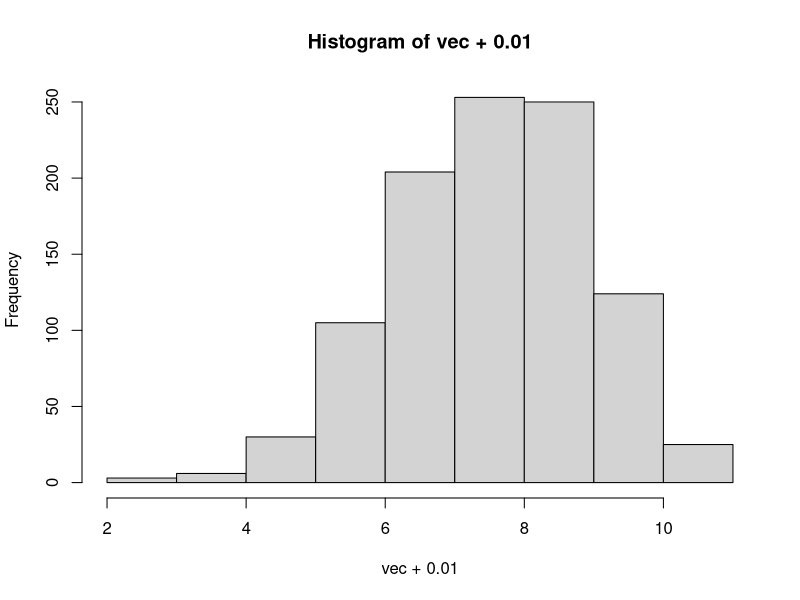
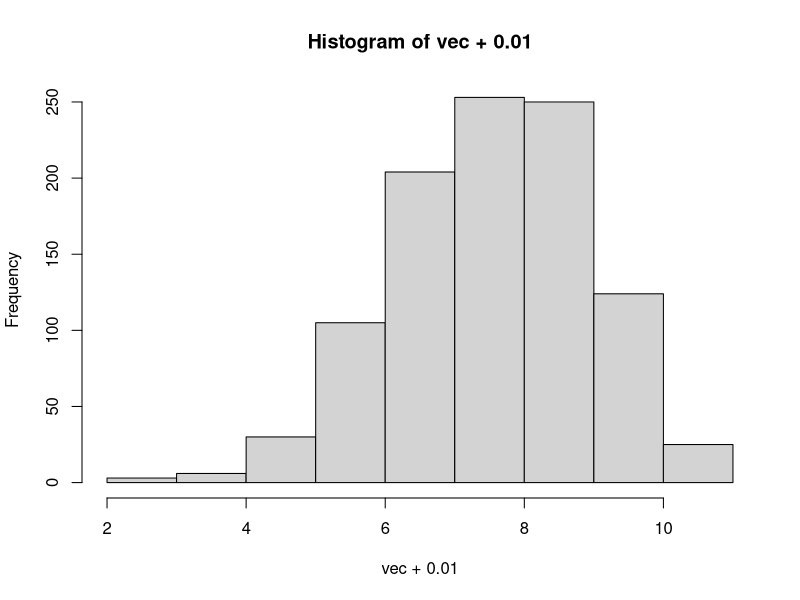
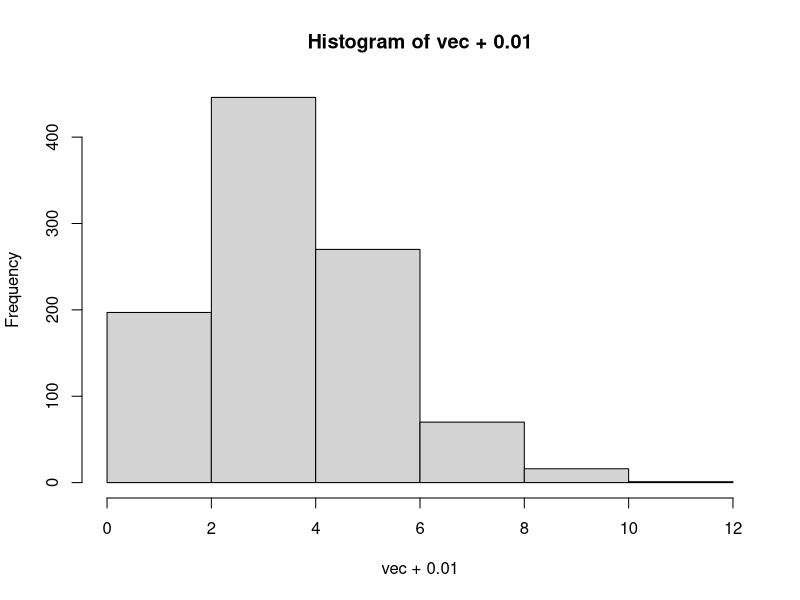
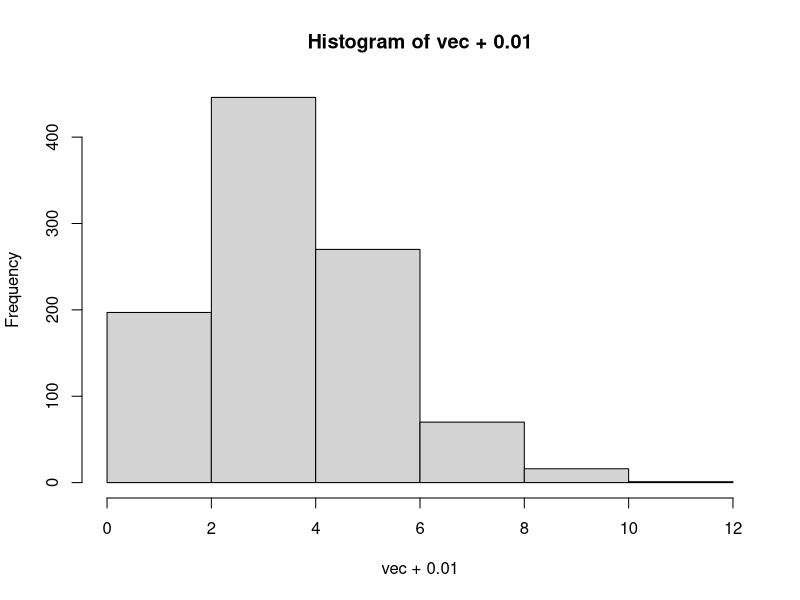
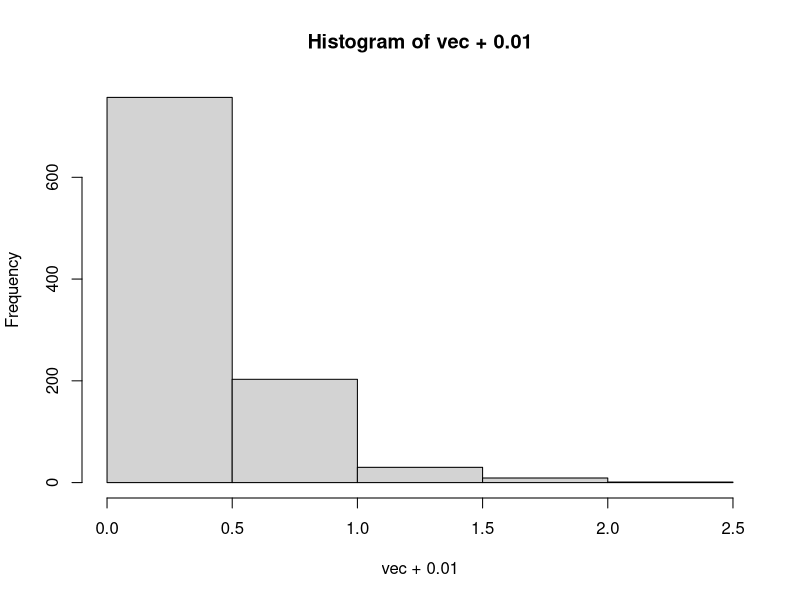
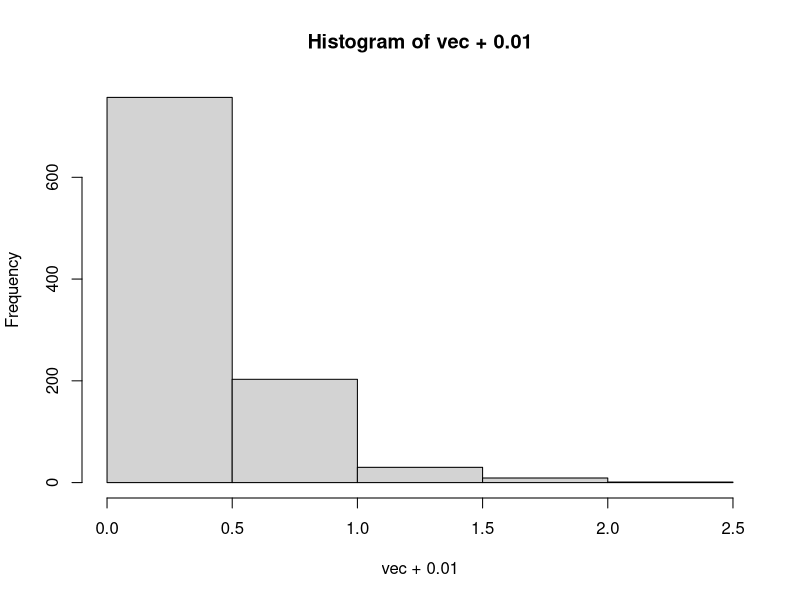
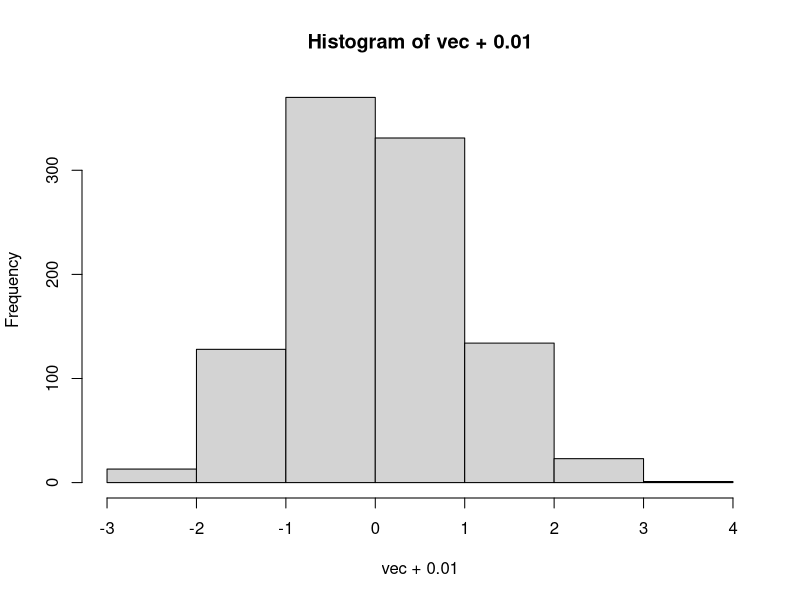
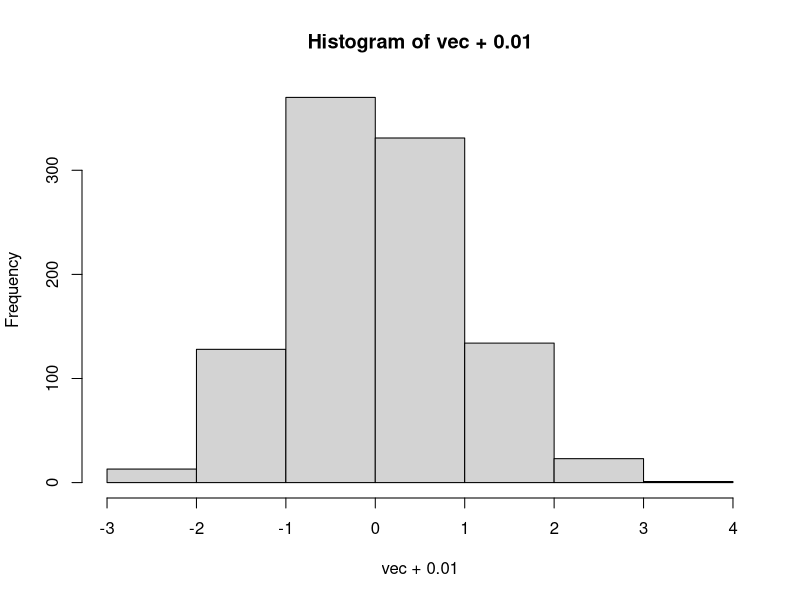

Reproduce these figures in R, in order. (Note: this script raises an error after producing the figures.)
# GRUPA 244

# Donici Alexandra-Maria
# Muscalu Elena-Claudia


#Problema 1

# 1. Generarea a 1000 de realizari independente 

b <- rbinom(1000,size=10,p=0.7)
p <- rpois(1000, lambda=3)
e <- rexp(1000,3)
n <- rnorm(1000, mean=0, sd=1)

#varianta esantionului
variance <- function(vec)
{
  range(vec)
  counts <- hist(vec + .01, breaks = 7)$counts
  fx <- counts / (sum(counts))
  x <- c(min(vec): max(vec))
  exp <- sum(x * fx)  #media
  exp.square <- sum(x^2 * fx) 
  var <- exp.square - (exp)^2 ; var #varianta
}

#media esantionului
mean <- function(vec)
{
  range(vec)
  counts <- hist(vec + .01, breaks = 7)$counts
  fx <- counts / (sum(counts))
  x <- c(min(vec): max(vec)) 
  exp <- sum(x * fx) ; exp 
}

#media si varianta repartitiei binomiale
mean(b)
variance(b)

#media si varianta repartitiei Poisson
mean(p)
variance(p)


#media si varianta repartitiei exponentiale
mean(e)
variance(e)

#media si varianta repartitiei uniforme
mean(n)
variance(n)

###############################################################

# 2. Functiile de MASA si de DENSITATE

fct2 <- function(a,b,n,p)
{
  lambda = n*p
  db <- dbinom(a:b, size = n, prob =p)
  dp <- dpois(a:b, lambda)
  de <- dexp(a:b,lambda)
  dn <- dnorm(a:b, mean=n, sd=p)
  plot(c(a:b,a:b,a:b,a:b), c(db,dp,de,dn),type="n", ylim=c(0, 0.5), main="Functia de masa")
  
  points((a:b)+.15, de, type = "h",
         col ="orange", lwd = 8)
  points((a:b)-.15, db, type = "h",
         col ="blue", lwd = 8)
  points((a:b)+.15, dp, type = "h",
         col ="red", lwd = 8)
  
  points((a:b)+.15, dn, type = "h",
         col ="black", lwd = 8)
  legend(b-b/2, 0.5, legend = c(paste0("Binomiala(",n,",",p,")"),paste0("Poisson(",lambda,")"), paste0("Normala(",lambda,")"),paste0("Binomiala(",n,",",p,")")), fill = c("blue", "red", "orange", "black"), bg="white", bty = "n")
}

fct2(0,20,20,0.5)
fct2(0,7,10,0.1)
fct2(0,7,15,0.3)
fct2(0,7,8,0.8)
fct2(0,10,5,1)

######################################################################################
# 3. Functiile de repartitie
fct3 <- function(a,b,n,p)
{
  lambda = n*p
  db <- pbinom(a:b, size = n, prob =p)
  dp <- ppois(a:b, lambda)
  de <- pexp(a:b,lambda)
  dn <- pnorm(a:b, mean=n, sd=p)
  plot(c(a:b,a:b,a:b,a:b), c(db,dp,de,dn),type="n", ylim=c(0, 2.5), main="Functia de repartitie")
  
  points((a:b)+.15, de, type = "h",
         col ="orange", lwd = 8)
  points((a:b)-.15, db, type = "h",
         col ="blue", lwd = 8)
  points((a:b)+.15, dp, type = "h",
         col ="red", lwd = 8)
  
  points((a:b)+.15, dn, type = "h",
         col ="black", lwd = 8)
  legend(b-b/2, 2.5, legend = c(paste0("Binomiala(",n,",",p,")"),paste0("Poisson(",lambda,")"), paste0("Normala(",lambda,")"),paste0("Binomiala(",n,",",p,")")), fill = c("blue", "red", "orange", "black"), bg="white", bty = "n")
}

fct3(0,20,20,0.5)
fct3(0,7,10,0.1)
fct3(0,7,15,0.3)
fct3(0,7,8,0.8)
fct3(0,10,5,1)

###################################################################################

# 4. Tabel - aproximari functie binomiala

tabel4 = function(n,p,a,b)
{
  lambda = n*p
  x = matrix(numeric((b-a+1)*6),ncol=6,
             
             dimnames = list(a:b, c("k","Binomiala","Poisson","Normala","Normala Corectie", "Camp-Paulson")))
  
  for(k in a:b)
    x[k][1] = k
  
  
  
  x[,2] = pbinom(a:b,n,p)
  x[,3] = ppois(a:b,lambda)
  
  
  
  for( k in a:b)
  {
    ab <- (k-n*p)/sqrt(n*p*(1-p))
    ac <- (k+0.5-n*p)/sqrt(n*p*(1-p))
    x[k,4] = pnorm(ab,0,1)
    x[k,5] = pnorm(ac,0,1)
  }
  
  
  
  for(k in a:b)
  {
    a1 = 1/(9*(n-k))
    b1 = 1/(9*(k+1))
    r = ((k+1)*(1-p))/(p*(n-k))
    c = (1-b1)*r^(1/3)
    miu = 1-a1
    sigma = sqrt(a1+ (b1*r^(2/3)))
    ad <- (c-miu)/sigma
    x[k,6] = pnorm(ad)
    
  }
  
  error = max(abs(x[,6]))
  return(list(x = as.data.frame(x), error = error, param = c(n, p, lambda)))
}

#apeluri pentru n apartine {25,50, 100} si p apartine {0.05, 0.1} si k apartine [a,b]
tabel4(25,0.05,1,10)
tabel4(25,0.1,1,10)
tabel4(50,0.05,1,10)
tabel4(50,0.1,1,10)
tabel4(100,0.05,1,10)
tabel4(100,0.1,1,10)


#####################################################################
#Problema 2

# a) functia fgam

fgam <- function(a)
{
  f2 <- function(x)
  {
    x^(a-1)*exp(-x)
  }
  if(a<=0)
    return(-1)
  
  if(a==1)
    return(1)
  if(a==1/2)
    return(sqrt(pi))
  
  if(is.integer(a)==TRUE && a>0)
    return(factorial(a-1))
  
  if(a>1)
    return((a-1)*fgam(a-1))
  
  return (integrate(f2,0,Inf))
  
}
##############################################################

# b) functia fbet
fbet <- function(a,b)
{
  if(a+b==1 && a>0 && b>0)
    return(pi/sin(a*pi))
  return((fgam(a)*fgam(b))/fgam(a+b))
  
}
#################################################################

fGamma <- function(x,a,b)
{
  if(x>0 && (a>0 && b>0))
    fG=1/(b^a*fgam(a))*x^(a-1)*(exp(1))^(-x/b)
  return (fG)
}

fBeta <-  function(x,a,b)
{
  #densitatea pentru Y ~ Beta
  if((a>0 && b>0) && (x<1 && x>0))
    fB= 1/(fbet(a,b))*x^(a-1)*(1-x)^(b-1)
  return (fB)
  
}



FGamma1 <- function(x,miu,lambda)
{
  f <- function(u)
  {
    u^(miu-1)*exp((-1)*lambda*u)
  }
  z <- integrate(f,0,x)
  y <- ((lambda^miu) / fgam(miu))*z$value
  if(x>0)
    return (y)
  if(x<=0)
    return (0)
}

FBeta1 <- function(x, alfa, beta)
{
  if(x<=0)
    return (0)
  
  if(x>=1)
    return (1)
  
  f <- function(u)
  {
    u^(alfa-1)*(1-u)^(beta-1)
  }
  
  z <- integrate(f,0,x)
  y <- fgam(alfa+beta)/(fgam(alfa)*fgam(beta))*z$value
  return (y)
}
#### 1) P(X < 3)

fprobgamma1 <- function(a,b)
{
  return (FGamma1(3,a,b))
}

### apel pentru 3 seturi de valori
fprobgamma1(2,1)
fprobgamma1(3,2)
fprobgamma1(4,1)

####


#### 2) P(2 < X < 5)
fprobgamma2 <- function(a,b)
{
  return (FGamma1(5,a,b)-FGamma1(3,a,b))
}

fprobgamma2(2,1)
fprobgamma2(3,2)
fprobgamma2(3,1)

### 3) P(3 < X < 4| X>2)
fprobgamma3 <- function(a,b)
{
  m=FGamma1(4,a,b)-FGamma1(3,a,b)
  n= 1-FGamma1(2,a,b)
  return (m/n)
}

fprobgamma3(2,1)
fprobgamma3(3,2)
fprobgamma3(3,1)


#### 4) P(Y > 2)
fprobbeta4 <- function(a,b)
{
  return (1-FBeta1(2,a,b))
}

fprobbeta4(2,1)
fprobbeta4(3,2)
fprobbeta4(3,1)


#### 5) P(4 < X < 6)
fprobgamma5 <- function(a,b)
{
  return (FGamma1(6,a,b)-FGamma1(4,a,b))
}

fprobgamma5(2,1)
fprobgamma5(3,2)
fprobgamma5(3,1)

#### 6) P(0< X < 1 | X < 7)
fprobgamma6 <- function(a,b)
{
  x <- FGamma1(1,a,b)-FGamma1(0,a,b)
  y <- FGamma1(7,a,b)
  return (x/y)
}

fprobgamma6(2,1)
fprobgamma6(3,2)
fprobgamma6(3,1)


#### 7) P(X + Y < 5)
fprob7 <- function(a, b)
{
  
  f <- function(x, y)
  {
    #densitatea pentr X~ Gamma
    fG <- function(x)
    {
      fG=1/(b^a*fgam(a))*x^(a-1)*(exp(1))^(-x/b)
      return (fG)
    }
    
    #densitatea pentru Y ~ Beta
    fB <-  function(x)
    {
      
      fB= 1/(fbet(a,b))*x^(a-1)*(1-x)^(b-1)
      return (fB)
      
    }
    
    #densitatea comuna f(x,y)
    return (fG(x)* fB(y))
  }
  
  
  ymax <-  function(x)
  {
    # stim ca y apartine(0,1) functia Beta
    min <-  min(1,5-x) 
  }
  
  I <- integral2(f,0,5,0, ymax) #pracma
  return (I)
  
}
fprob7(2,1)

####8) P(X-Y>0.5)

#fprob8 <- function(a,b)
#{

#InnerFunc <- function(x, y)
# {
#fG=1/(b^a*fgam(a))*x^(a-1)*(exp(1))^(-x/b)
#fB= 1/(fbet(a,b))*y^(a-1)*(1-y)^(b-1)
# #densitatea comuna f(x,y)
#(fG(x)* fB(y))
#} 
# InnerIntegral= Vectorize( function(x) { integral(InnerFunc,x-0.5,1)$value})
#return(integral(InnerIntegral,0.5,Inf))
#}

#fprob8(2,1)
#fprob8(3,2)
#fprob8(3,1)



####9) P(X+Y>3|X-Y>0.5)

#fprob9 <- function(a,b)
#{

# InnerFunc <- function(x, y)
# {

#   fG=1/(b^a*fgam(a))*x^(a-1)*(exp(1))^(-x/b)
# fB= 1/(fbet(a,b))*y^(a-1)*(1-y)^(b-1)
#densitatea comuna f(x,y)
# (fG(x)* fB(y))
# } 

# ymin <- function(x)
# {
#   min <- (1,(x-0.5))
# }

# ymax <- function(x)
# {
#   max <- max(3-x,0)
# }


# InnerIntegral= Vectorize( function(x) { integral(InnerFunc,ymin,ymax)$value})
# return(integral(InnerIntegral,2,Inf))

#}

#fprob9(2,1)
#fprob9(3,2)
#fprob9(3,1)

#################################################3
# d) Tabel diferente functii implementate si functii predefinite
tabel<- function()
{
  
  x <-  matrix(nrow=9,ncol=2, dimnames = list(1:9, c("punctul c)","punctul d)")))
  
  
  x[1,1]=fprobgamma1(2,1)
  x[2,1]=fprobgamma2(2,1)
  x[3,1]=fprobgamma3(2,1)
  x[4,1]=fprobbeta4(2,1)
  x[5,1]=fprobgamma5(2,1)
  x[6,1]=fprobgamma6(2,1)
  #x[7,1]=fprob7(2,1)
  #x[8,1]=fprob8(2,1)
  #x[9,1]=fprob9(2,1)
  x[7,1]=0
  x[8,1]=0
  x[9,1]=0
  
  x[1,2]=pgamma(3,2,1)
  x[2,2]=pgamma(5,2,1)-pgamma(3,2,1)
  x[3,2]=(pgamma(4,2,1)-pgamma(3,2,1))/(1-pgamma(2,2,1))
  x[4,2]=1-pbeta(2,2,1)
  x[5,2]=pgamma(6,2,1)-pgamma(4,2,1)
  x[6,2]=(pgamma(1,2,1)-pgamma(0,2,1))/(pgamma(7,2,1))
  x[7,2]=0
  x[8,2]=0
  x[9,2]=0
  
  error <-  0.5
  return(list(x = as.data.frame(x), error = error))
}
tabel()

########################################################################
#Problema 3

# a)

frepcomgen<- function(n,m)
{
  
  x <-  matrix(nrow=n+1,ncol=m+1)
  
  a <- c("x1")
  
  for(k in 2:n )
    a <- c(a, paste("x",k,sep=""))
  a <- c(a,"pi")
  
  b <- c("y1")
  for(k in 2:m)
    b <- c(b, paste("y",k, sep=""))
  b <- c(b,"qi")
  colnames(x, do.NULL = FALSE)
  colnames(x) <- b
  rownames(x, do.NULL = FALSE)
  rownames(x) <- a
  
  x[,]=0
  
  q <- 0
  p <- 0
  
  for(i in 1:(n-1))
  {
    r <- runif(1,0.00001, 1-q)
    x[i,m+1] <- r
    q <- q+r
  }
  
  x[n,m+1] <-1-q
  
  for(j in 1:(m-1))
  {
    r <- runif(1, 0.00001, 1-p)
    x[n+1,j] <- r
    p <- p+r
  }
  x[n+1,m]=1-p
  
  s <- rep(0,n)
  t <- rep(0,m)
  for(i in 1:(n-1))
  {
    for(j in 1:(m-1))
    {
      
      if(x[i,m+1]-s[i] < x[n+1,j]-t[j])
        r <- runif(1, 0.00001, x[i,m+1]-s[i])
      else
        r <- runif(1,0.00001,x[n+1,j]-t[j])
      s[i] <- s[i]+r
      t[j] <- t[j]+r
      x[i,j] <- r
    }
    
  }
  for(i in 1:n)
  { 
    x[i,m] <- x[i,m+1]-s[i]
    
  }
  
  for(j in 1:m)
    x[n,j] <- x[n+1,j]-t[j]
  
  min1 <- min(n,m)
  for(k in 1:min1)
    x[k,k] <- -1
  x[n+1,m+1] <- 1
  
  error <-  1
  list(x = as.data.frame(x), error = error)
  return (x)
  
}
frepcomgen(3,4)

########################################################################

# b)

fcomplrepcom <- function(n,m)
{
  x <- frepcomgen(n,m)
  
  
  t <- rep(0,m)
  min1 <- min(m,n)
  for(i in 1:n)
  {
    for(j in 1:min1)
    {
      if(x[i,j]!=-1)
        t[j] <- t[j]+x[i,j]
    }
    
  }
  
  
  for(j in 1:min1)
    x[j,j] <- x[n+1,j]-t[j]
  
  error=-3
  list(x = as.data.frame(x), error = error)
  return (x)
  
}
fcomplrepcom(3,4)

##################################################################

frepcomgen_verif<- function(n,m)
{
  
  x <-  matrix(nrow=n+1,ncol=m+1)
  
  a <- c("x1")
  
  for(k in 2:n )
    a <- c(a, paste("x",k,sep=""))
  a <- c(a,"pi")
  
  b <- c("y1")
  for(k in 2:m)
    b <- c(b, paste("y",k, sep=""))
  b <- c(b,"qi")
  colnames(x, do.NULL = FALSE)
  colnames(x) <- b
  rownames(x, do.NULL = FALSE)
  rownames(x) <- a
  
  x[,]=1/(m*n)
  
  x[n+1,]=1/m
  x[,m+1]=1/n
  x[n+1,m+1] <- 1
  
  min1 <- min(n,m)
  for(k in 1:min1)
    x[k,k] <- -1
  
  error <-  1
  list(x = as.data.frame(x), error = error)
  return (x)
  
}
frepcomgen_verif(4,6)

fcomplrepcom_verif <- function(n,m)
{
  x <- frepcomgen_verif(n,m)
  
  
  t <- rep(0,m)
  min1 <- min(m,n)
  for(i in 1:n)
  {
    for(j in 1:min1)
    {
      if(x[i,j]!=-1)
        t[j] <- t[j]+x[i,j]
    }
    
  }
  
  
  for(j in 1:min1)
    x[j,j] <- x[n+1,j]-t[j]
  
  error <- -3
  list(x = as.data.frame(x), error = error)
  return (x)
  
}
fcomplrepcom_verif(4,6)

##################################################

#Covarianta Cov(3X , 4Y)

cov <- function(n,m)
{
  xy <- fcomplrepcom_verif(n,m)
  x <- c(-2)
  for(k in 2:n)
    x <- c(x, (-3+k))
  
  y <- c(1)
  for(k in 2:m)
    y <- c(y, k)
  
  media_x <- 0
  for(i in 1:n)
    media_x <-media_x + x[i]*xy[i,m+1]
  
  media_y <- 0
  for(j in 1:m)
    media_y <-media_y + y[j]*xy[n+1,j]
  
  media_xy <- 0
  for(i in 1:n)
    for(j in 1:m)
      media_xy <- media_xy + x[i]*y[j]*xy[i,j]
  
  covarianta <- 12*media_xy - 12*media_x*media_y
  return (covarianta)
}

cov(2,3)

########################################################

#Probabilitatea P( 0<X<5 | Y>4 )

prob1 <- function(n,m)
{
  xy <- fcomplrepcom_verif(n,m)
  x <- c(-2)
  for(k in 2:n)
    x <- c(x, (-3+k))
  
  y <- c(1)
  for(k in 2:m)
    y <- c(y, k)
  
  prob_numarator <- 0
  prob_numitor <- 0
  for(i in 1:n)
    for(j in 1:m)
    {
      if(x[i]>0 && x[i]<5 && y[j]>4)
        prob_numarator <- prob_numarator+xy[i,j]
      if(y[j]>4)
        prob_numitor <- prob_numitor+xy[i,j]
    }
  prob <- prob_numarator/prob_numitor
  return (prob)
}

prob1(7,5)

########################################################

#Probabilitatea P(X>3, Y<7)

prob2 <- function(n,m)
{
  xy <- fcomplrepcom_verif(n,m)
  x <- c(-2)
  for(k in 2:n)
    x <- c(x, (-3+k))
  
  y <- c(1)
  for(k in 2:m)
    y <- c(y, k)
  
  prob <- 0
  for(i in 1:n)
    for(j in 1:m)
    {
      if(x[i]>3 && y[j]<7)
        prob <- prob+xy[i,j]
    }
  return (prob)
}

prob2(7,5)

###########################################################
#Verificare variabile aleatoare necorelate

fvernecor <- function(n,m)
{
  x <- cov(n,m)
  if(x==0)
    mesaj <- "Variabilele aleatoare X si Y sunt necorelate"
  else 
    mesaj <- "Variabilele aleatoare X si Y nu sunt necorelate"
  return (mesaj)
}
fvernecor(2,3)

##########################################################
#Verificare variabile aleatoare independente

fverind <- function(n,m)
{
  xy <- fcomplrepcom_verif(n,m)
  
  verif <- 1
  
  for(i in 1:n)
    for(j in 1:m)
    {
      if(xy[i,j]!=xy[i,m+1]*xy[n+1,j])
        verif <- 0
    }
  
  if(verif==1)
    mesaj <- "Variabilele aleatoare X si Y sunt independente"
  else 
    mesaj <- "Variabilele aleatoare X si Y nu sunt independente"
  return (mesaj)
}

fverind(2,3)
